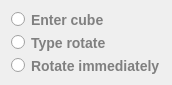
  <widget class="QWidget" name="verticalLayoutWidget">
   <property name="geometry">
    <rect>
     <x>1050</x>
     <y>290</y>
     <width>161</width>
     <height>80</height>
    </rect>
   </property>
   <layout class="QVBoxLayout" name="Choose_mode">
    <item>
     <widget class="QRadioButton" name="Enter_cube">
      <property name="styleSheet">
       <string notr="true">QRadioButton{
  color: gray;
  font-size: 14px;
  font-weight: bold;
  border: none;
  text-align: center;
}

QRadioButton:pressed {
    color: green;
}</string>
      </property>
      <property name="text">
       <string>Enter cube</string>
      </property>
     </widget>
    </item>
    <item>
     <widget class="QRadioButton" name="Type_rotate">
      <property name="styleSheet">
       <string notr="true">QRadioButton{
  color: gray;
  font-size: 14px;
  font-weight: bold;
  border: none;
  text-align: center;
}

QRadioButton:pressed {
    color: green;
}</string>
      </property>
      <property name="text">
       <string>Type rotate</string>
      </property>
     </widget>
    </item>
    <item>
     <widget class="QRadioButton" name="Rotate_immediately">
      <property name="styleSheet">
       <string notr="true">QRadioButton{
  color: gray;
  font-size: 14px;
  font-weight: bold;
  border: none;
  text-align: center;
}

QRadioButton:pressed {
    color: green;
}</string>
      </property>
      <property name="text">
       <string>Rotate immediately</string>
      </property>
     </widget>
    </item>
   </layout>
  </widget>
